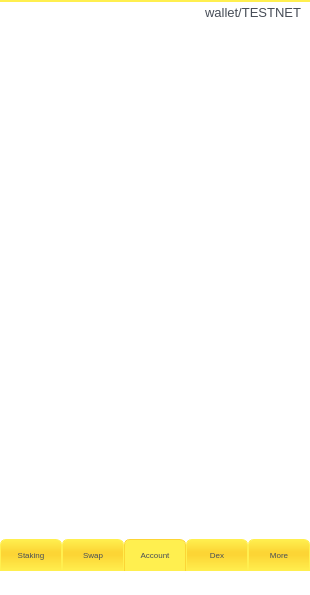
<?xml version="1.0" encoding="UTF-8"?>
<ui version="4.0">
 <class>MainWindow</class>
 <widget class="QMainWindow" name="MainWindow">
  <property name="geometry">
   <rect>
    <x>0</x>
    <y>0</y>
    <width>310</width>
    <height>595</height>
   </rect>
  </property>
  <property name="sizePolicy">
   <sizepolicy hsizetype="Fixed" vsizetype="Fixed">
    <horstretch>0</horstretch>
    <verstretch>0</verstretch>
   </sizepolicy>
  </property>
  <property name="windowTitle">
   <string>Kaspa wallet manager</string>
  </property>
  <property name="windowIcon">
   <iconset resource="res.qrc">
    <normaloff>:/res/ic/res/ic/ic_launcher.png</normaloff>:/res/ic/res/ic/ic_launcher.png</iconset>
  </property>
  <property name="styleSheet">
   <string notr="true">background: #FFFFFF</string>
  </property>
  <widget class="QWidget" name="centralwidget">
   <widget class="QTabWidget" name="mainTabWidget">
    <property name="geometry">
     <rect>
      <x>0</x>
      <y>0</y>
      <width>310</width>
      <height>571</height>
     </rect>
    </property>
    <property name="sizePolicy">
     <sizepolicy hsizetype="Preferred" vsizetype="Preferred">
      <horstretch>0</horstretch>
      <verstretch>0</verstretch>
     </sizepolicy>
    </property>
    <property name="font">
     <font>
      <pointsize>10</pointsize>
     </font>
    </property>
    <property name="styleSheet">
     <string notr="true">QTabWidget::pane { /* The tab widget frame */
	border-top: 2px solid #FFEF4F;
}
QTabWidget::tab-bar {
	left: 0px; /* move to the right by 5px */
}
/* Style the tab using the tab sub-control. Note that it reads QTabBar _not_ QTabWidget */
QTabBar::tab {
	background: qlineargradient(x1: 0, y1: 0, x2: 0, y2: 1, stop: 0 #FFEF4F, stop: 0.4 #FCD535, stop: 0.5 #FCD535, stop: 1.0 #FFEF4F);
	border: 1px solid #FFEF4F;
	border-bottom-color: #FFEF4F;
	color: #474D57;
	font: 8px;
	border-top-left-radius: 6px;
	border-top-right-radius: 6px;
	min-width: 60px;
	min-height: 30px;
	padding: 0px;
 }
QTabBar::tab:selected, QTabBar::tab:hover {
	background: qlineargradient(x1: 0, y1: 0, x2: 0, y2: 1, stop: 0 #FFEF4F, stop: 0.4 #FFEF4F, stop: 0.5 #FFEF4F, stop: 1.0 #FFEF4F);
}
QTabBar::tab:selected {
	border-color: #FCD535;
	border-bottom-color: #FFEF4F; 
}
QTabBar::tab:!selected {
	margin-top: 0px; /* make non-selected tabs look smaller */
}</string>
    </property>
    <property name="tabPosition">
     <enum>QTabWidget::South</enum>
    </property>
    <property name="tabShape">
     <enum>QTabWidget::Rounded</enum>
    </property>
    <property name="currentIndex">
     <number>2</number>
    </property>
    <property name="usesScrollButtons">
     <bool>false</bool>
    </property>
    <property name="tabsClosable">
     <bool>false</bool>
    </property>
    <property name="tabBarAutoHide">
     <bool>false</bool>
    </property>
    <widget class="QWidget" name="staking">
     <property name="sizePolicy">
      <sizepolicy hsizetype="Expanding" vsizetype="Expanding">
       <horstretch>0</horstretch>
       <verstretch>0</verstretch>
      </sizepolicy>
     </property>
     <attribute name="title">
      <string>Staking</string>
     </attribute>
    </widget>
    <widget class="QWidget" name="swap">
     <property name="enabled">
      <bool>true</bool>
     </property>
     <property name="sizePolicy">
      <sizepolicy hsizetype="Expanding" vsizetype="Expanding">
       <horstretch>0</horstretch>
       <verstretch>0</verstretch>
      </sizepolicy>
     </property>
     <attribute name="title">
      <string>Swap</string>
     </attribute>
    </widget>
    <widget class="QWidget" name="account">
     <property name="sizePolicy">
      <sizepolicy hsizetype="Expanding" vsizetype="Expanding">
       <horstretch>0</horstretch>
       <verstretch>0</verstretch>
      </sizepolicy>
     </property>
     <attribute name="title">
      <string>Account</string>
     </attribute>
     <widget class="QLabel" name="walletNetworkNameLabel">
      <property name="geometry">
       <rect>
        <x>170</x>
        <y>0</y>
        <width>131</width>
        <height>21</height>
       </rect>
      </property>
      <property name="font">
       <font>
        <pointsize>10</pointsize>
       </font>
      </property>
      <property name="styleSheet">
       <string notr="true">color: #474D57;
background-color: transparent;</string>
      </property>
      <property name="text">
       <string>wallet/TESTNET</string>
      </property>
      <property name="alignment">
       <set>Qt::AlignRight|Qt::AlignTrailing|Qt::AlignVCenter</set>
      </property>
      <property name="textInteractionFlags">
       <set>Qt::NoTextInteraction</set>
      </property>
     </widget>
    </widget>
    <widget class="QWidget" name="dex">
     <property name="sizePolicy">
      <sizepolicy hsizetype="Expanding" vsizetype="Expanding">
       <horstretch>0</horstretch>
       <verstretch>0</verstretch>
      </sizepolicy>
     </property>
     <attribute name="title">
      <string>Dex</string>
     </attribute>
    </widget>
    <widget class="QWidget" name="more">
     <property name="sizePolicy">
      <sizepolicy hsizetype="Expanding" vsizetype="Expanding">
       <horstretch>0</horstretch>
       <verstretch>0</verstretch>
      </sizepolicy>
     </property>
     <attribute name="title">
      <string>More</string>
     </attribute>
    </widget>
   </widget>
  </widget>
  <widget class="QMenuBar" name="menubar">
   <property name="geometry">
    <rect>
     <x>0</x>
     <y>0</y>
     <width>310</width>
     <height>24</height>
    </rect>
   </property>
  </widget>
 </widget>
 <resources>
  <include location="res.qrc"/>
 </resources>
 <connections/>
</ui>
